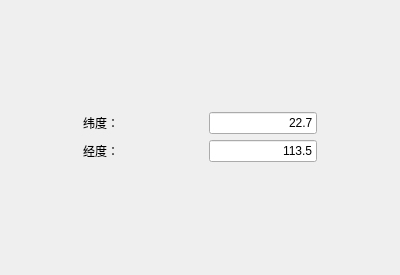
<?xml version="1.0" encoding="UTF-8"?>
<ui version="4.0">
 <class>AnoQueryFromPointSetForm</class>
 <widget class="QWidget" name="AnoQueryFromPointSetForm">
  <property name="geometry">
   <rect>
    <x>0</x>
    <y>0</y>
    <width>400</width>
    <height>275</height>
   </rect>
  </property>
  <property name="windowTitle">
   <string>Form</string>
  </property>
  <layout class="QGridLayout" name="gridLayout_2">
   <property name="leftMargin">
    <number>0</number>
   </property>
   <property name="topMargin">
    <number>0</number>
   </property>
   <property name="rightMargin">
    <number>0</number>
   </property>
   <property name="bottomMargin">
    <number>0</number>
   </property>
   <item row="0" column="0">
    <layout class="QGridLayout" name="gridLayout">
     <item row="0" column="1">
      <widget class="QLabel" name="label">
       <property name="text">
        <string>纬度：</string>
       </property>
      </widget>
     </item>
     <item row="0" column="0">
      <spacer name="horizontalSpacer">
       <property name="orientation">
        <enum>Qt::Horizontal</enum>
       </property>
       <property name="sizeHint" stdset="0">
        <size>
         <width>40</width>
         <height>20</height>
        </size>
       </property>
      </spacer>
     </item>
     <item row="0" column="2">
      <spacer name="horizontalSpacer_5">
       <property name="orientation">
        <enum>Qt::Horizontal</enum>
       </property>
       <property name="sizeHint" stdset="0">
        <size>
         <width>40</width>
         <height>20</height>
        </size>
       </property>
      </spacer>
     </item>
     <item row="1" column="0">
      <spacer name="horizontalSpacer_2">
       <property name="orientation">
        <enum>Qt::Horizontal</enum>
       </property>
       <property name="sizeHint" stdset="0">
        <size>
         <width>40</width>
         <height>20</height>
        </size>
       </property>
      </spacer>
     </item>
     <item row="1" column="5">
      <spacer name="horizontalSpacer_10">
       <property name="orientation">
        <enum>Qt::Horizontal</enum>
       </property>
       <property name="sizeHint" stdset="0">
        <size>
         <width>40</width>
         <height>20</height>
        </size>
       </property>
      </spacer>
     </item>
     <item row="1" column="2">
      <spacer name="horizontalSpacer_6">
       <property name="orientation">
        <enum>Qt::Horizontal</enum>
       </property>
       <property name="sizeHint" stdset="0">
        <size>
         <width>40</width>
         <height>20</height>
        </size>
       </property>
      </spacer>
     </item>
     <item row="1" column="3" colspan="2">
      <widget class="QLineEdit" name="lineEdit_lon">
       <property name="text">
        <string>113.5</string>
       </property>
       <property name="alignment">
        <set>Qt::AlignRight|Qt::AlignTrailing|Qt::AlignVCenter</set>
       </property>
      </widget>
     </item>
     <item row="0" column="5">
      <spacer name="horizontalSpacer_9">
       <property name="orientation">
        <enum>Qt::Horizontal</enum>
       </property>
       <property name="sizeHint" stdset="0">
        <size>
         <width>40</width>
         <height>20</height>
        </size>
       </property>
      </spacer>
     </item>
     <item row="0" column="3" colspan="2">
      <widget class="QLineEdit" name="lineEdit_lat">
       <property name="text">
        <string>22.7</string>
       </property>
       <property name="alignment">
        <set>Qt::AlignRight|Qt::AlignTrailing|Qt::AlignVCenter</set>
       </property>
      </widget>
     </item>
     <item row="1" column="1">
      <widget class="QLabel" name="label_2">
       <property name="text">
        <string>经度：</string>
       </property>
      </widget>
     </item>
    </layout>
   </item>
  </layout>
 </widget>
 <resources/>
 <connections/>
</ui>
